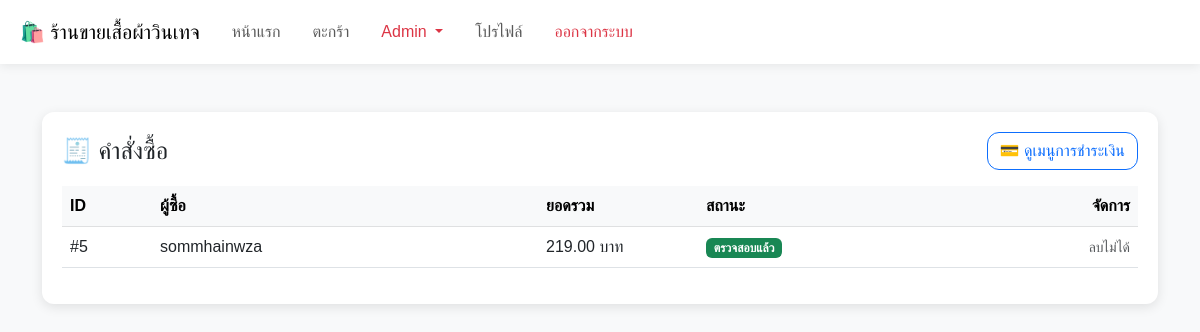
Page /admin_orders.php (signed in) on the committed database.
### tables this page shows
CREATE TABLE `orders` (
  `id` int(11) NOT NULL,
  `receipt_no` varchar(40) DEFAULT NULL,
  `customer_id` int(11) NOT NULL,
  `subtotal` decimal(10,2) NOT NULL DEFAULT 0.00,
  `discount` decimal(10,2) NOT NULL DEFAULT 0.00,
  `total_amount` decimal(10,2) NOT NULL,
  `payment_method` enum('Bank','Truemoney') NOT NULL,
  `payment_qr` varchar(255) DEFAULT NULL,
  `status` enum('Pending','Paid','Delivered','Completed','Cancelled') DEFAULT 'Pending',
  `created_at` timestamp NOT NULL DEFAULT current_timestamp(),
  `payment_status` varchar(20) NOT NULL DEFAULT 'Unpaid'
);

CREATE TABLE `users` (
  `id` int(11) NOT NULL,
  `role` enum('Admin','Seller','Customer') DEFAULT 'Customer',
  `name` varchar(100) NOT NULL,
  `email` varchar(100) NOT NULL,
  `phoneNumber` varchar(15) NOT NULL,
  `userImage` varchar(255) DEFAULT NULL,
  `address` text DEFAULT NULL,
  `password` varchar(255) NOT NULL,
  `created_at` timestamp NOT NULL DEFAULT current_timestamp()
);

### admin_orders.php (the view, shortened to what this page needs)
<?php
function statusBadge($status) {
    $s = strtoupper(trim((string)$status));
    switch ($s) {
        case 'PAID':
            return ['badge badge-success bg-success text-white', 'ตรวจสอบแล้ว'];
    }
}
?>
<!doctype html>
<html lang="th">
<head>
<link href="https://cdn.jsdelivr.net/npm/bootstrap@5.3.0/dist/css/bootstrap.min.css" rel="stylesheet">
</head>
<body>
<?php include 'includes/header_menu.php'; ?>
<div class="container my-5">
  <div class="card-box">
    <div class="d-flex align-items-center justify-content-between mb-3 top-actions">
      <h4 class="mb-0">🧾 คำสั่งซื้อ</h4>
      <a href="admin_payments.php" class="btn btn-outline-primary">
        💳 ดูเมนูการชำระเงิน
      </a>
    </div>
    <div class="table-responsive">
      <table class="table align-middle">
        <thead class="table-light">
          <tr>
            <th style="width:90px;">ID</th>
            <th>ผู้ซื้อ</th>
            <th style="width:160px;">ยอดรวม</th>
            <th style="width:160px;">สถานะ</th>
            <th class="text-end" style="width:280px;">จัดการ</th>
          </tr>
        </thead>
        <tbody>
        <?php
          $res = mysqli_query($con, "
              SELECT
                  o.*,
                  o.total_amount AS total_price,
                  u.name AS buyer
              FROM orders o
              JOIN users u ON o.customer_id = u.id
              ORDER BY o.id DESC
          ");
          if ($res && mysqli_num_rows($res) > 0):
            while ($o = mysqli_fetch_assoc($res)):
              $total = (float)($o['total_price'] ?? 0);
              [$badgeClass, $badgeText] = statusBadge($o['status'] ?? '');
              $canDelete = (($o['status'] ?? '') !== 'Paid');
        ?>
          <tr>
            <td>#<?= (int)$o['id'] ?></td>
            <td><?= htmlspecialchars($o['buyer'] ?? '-') ?></td>
            <td><?= number_format($total, 2) ?> บาท</td>
            <td>
              <span class="<?= $badgeClass ?>">
                <?= htmlspecialchars($badgeText) ?>
              </span>
            </td>
            <td class="text-end">
              <div class="d-inline-flex gap-2">
                <?php if ($canDelete): ?>
                  <form method="post" class="m-0"
                        onsubmit="return confirm('ยืนยันลบคำสั่งซื้อ #<?= (int)$o['id'] ?> ?\n(รายการสินค้าในออเดอร์จะถูกลบตาม)');">
                    <input type="hidden" name="delete_order" value="<?= (int)$o['id'] ?>">
                    <button type="submit" class="btn btn-danger btn-sm">
                      🗑️ ลบ
                    </button>
                  </form>
                <?php else: ?>
                  <span class="text-muted small">ลบไม่ได้</span>
                <?php endif; ?>
              </div>
            </td>
          </tr>
        <?php
            endwhile;
          else:
        ?>
          <tr>
            <td colspan="5" class="text-center text-muted py-4">ยังไม่มีคำสั่งซื้อ</td>
          </tr>
        <?php endif; ?>
        </tbody>
      </table>
    </div>
  </div>
</div>
</body>
</html>

### admin_orders.php (style rules this page uses)
body { background:#f8f9fa; font-family:"Prompt",sans-serif; }
.card-box { background:#fff; padding:20px; border-radius:12px; box-shadow:0 3px 12px rgba(0,0,0,0.1); }
.top-actions .btn { border-radius: 12px; }

### includes/header_menu.php (style rules this page uses)
.badge-success { background-color: #28a745; color: #fff; }

### rows in the picture
orders: id "5", customer.name "sommhainwza", total_amount "219.00", badgeText "ตรวจสอบแล้ว", status "ลบไม่ได้"
